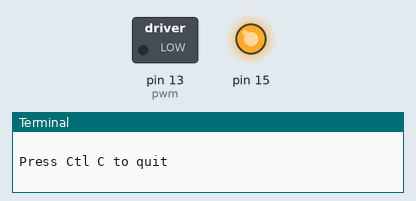
This program was run on a simulated Raspberry Pi (header pin numbers). Shown: switched loads named in the program (green lamp = pin HIGH), output pins drawn as LEDs (lit = HIGH), the last lines printed to the terminal.

Above: at 0.05 s.
At 2.3 s:
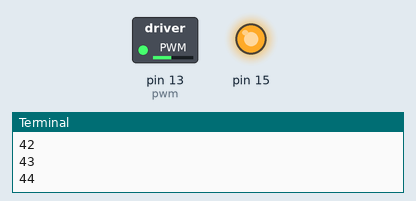
At 4.55 s:
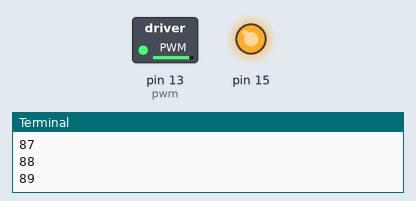
At 9.1 s:
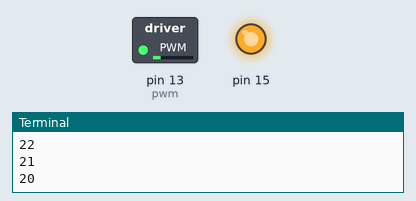
Timing chart, 0 to 11.5 s (numbered marks = the images above):
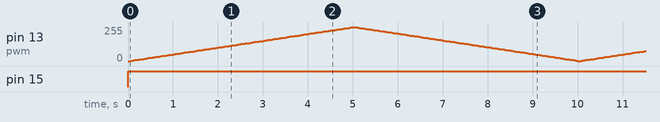

The program:

PWM_example.py
```python
import RPi.GPIO as GPIO   # Import the GPIO library.
import time               # Import time library

GPIO.setmode(GPIO.BOARD)  # Set Pi to use pin number when referencing GPIO pins.
                          # Can use GPIO.setmode(GPIO.BCM) instead to use
                          # Broadcom SOC channel names.

GPIO.setup(13, GPIO.OUT)  # Set GPIO pin 12 to output mode.
GPIO.setup(15, GPIO.OUT)  #motor enable
pwm = GPIO.PWM(13, 100)   # Initialize PWM on pwmPin 100Hz frequency


# main loop of program
print("\nPress Ctl C to quit \n")  # Print blank line before and after message.
dc=0                               # set dc variable to 0 for 0%
pwm.start(dc)                      # Start PWM with 0% duty cycle
while True: # Loop until Ctl C is pressed to stop.
  GPIO.output(15, GPIO.HIGH)    #motor enable
  for dc in range(0, 100, 1):      # Loop from 0 to 100 stepping dc up by 5 each loop
    pwm.ChangeDutyCycle(dc)
    time.sleep(0.05)               # wait for .05 seconds at current LED brightness level
    print(dc)
  for dc in range(100, 0, -1):      # Loop from 95 to 5 stepping dc down by 5 each loop
    pwm.ChangeDutyCycle(dc)
    time.sleep(0.05)               # wait for .05 seconds at current LED brightness level
    print(dc)

pwm.stop()
GPIO.cleanup()                     # resets GPIO ports used back to input mode
```

Measured:
- by itself, pin 15: LOW → HIGH at 0.00 s
